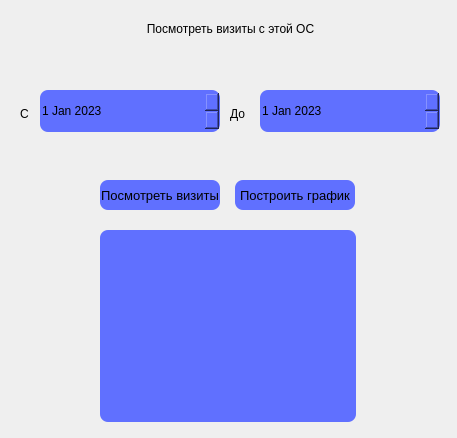
<?xml version="1.0" encoding="UTF-8"?>
<ui version="4.0">
 <class>Dialog</class>
 <widget class="QDialog" name="Dialog">
  <property name="geometry">
   <rect>
    <x>0</x>
    <y>0</y>
    <width>457</width>
    <height>438</height>
   </rect>
  </property>
  <property name="windowTitle">
   <string>Визиты</string>
  </property>
  <widget class="QDateEdit" name="dateEdit">
   <property name="geometry">
    <rect>
     <x>40</x>
     <y>90</y>
     <width>180</width>
     <height>42</height>
    </rect>
   </property>
   <property name="styleSheet">
    <string notr="true">background-color: rgb(96, 112, 255);
border-radius: 8px;</string>
   </property>
   <property name="date">
    <date>
     <year>2023</year>
     <month>1</month>
     <day>1</day>
    </date>
   </property>
  </widget>
  <widget class="QDateEdit" name="dateEdit_2">
   <property name="geometry">
    <rect>
     <x>260</x>
     <y>90</y>
     <width>180</width>
     <height>42</height>
    </rect>
   </property>
   <property name="styleSheet">
    <string notr="true">background-color: rgb(96, 112, 255);
border-radius: 8px;</string>
   </property>
   <property name="date">
    <date>
     <year>2023</year>
     <month>1</month>
     <day>1</day>
    </date>
   </property>
  </widget>
  <widget class="QLabel" name="label">
   <property name="geometry">
    <rect>
     <x>20</x>
     <y>105</y>
     <width>21</width>
     <height>18</height>
    </rect>
   </property>
   <property name="text">
    <string>С</string>
   </property>
  </widget>
  <widget class="QLabel" name="label_2">
   <property name="geometry">
    <rect>
     <x>230</x>
     <y>105</y>
     <width>21</width>
     <height>18</height>
    </rect>
   </property>
   <property name="text">
    <string>До</string>
   </property>
  </widget>
  <widget class="QLabel" name="label_3">
   <property name="geometry">
    <rect>
     <x>110</x>
     <y>20</y>
     <width>241</width>
     <height>18</height>
    </rect>
   </property>
   <property name="text">
    <string>Посмотреть визиты с этой ОС</string>
   </property>
   <property name="alignment">
    <set>Qt::AlignCenter</set>
   </property>
  </widget>
  <widget class="QLabel" name="label_4">
   <property name="geometry">
    <rect>
     <x>80</x>
     <y>50</y>
     <width>301</width>
     <height>18</height>
    </rect>
   </property>
   <property name="text">
    <string/>
   </property>
   <property name="alignment">
    <set>Qt::AlignCenter</set>
   </property>
  </widget>
  <widget class="QPushButton" name="pushButton_4">
   <property name="geometry">
    <rect>
     <x>100</x>
     <y>180</y>
     <width>120</width>
     <height>30</height>
    </rect>
   </property>
   <property name="sizePolicy">
    <sizepolicy hsizetype="Expanding" vsizetype="Fixed">
     <horstretch>0</horstretch>
     <verstretch>0</verstretch>
    </sizepolicy>
   </property>
   <property name="palette">
    <palette>
     <active>
      <colorrole role="Button">
       <brush brushstyle="SolidPattern">
        <color alpha="255">
         <red>96</red>
         <green>112</green>
         <blue>255</blue>
        </color>
       </brush>
      </colorrole>
      <colorrole role="Base">
       <brush brushstyle="SolidPattern">
        <color alpha="255">
         <red>96</red>
         <green>112</green>
         <blue>255</blue>
        </color>
       </brush>
      </colorrole>
      <colorrole role="Window">
       <brush brushstyle="SolidPattern">
        <color alpha="255">
         <red>96</red>
         <green>112</green>
         <blue>255</blue>
        </color>
       </brush>
      </colorrole>
     </active>
     <inactive>
      <colorrole role="Button">
       <brush brushstyle="SolidPattern">
        <color alpha="255">
         <red>96</red>
         <green>112</green>
         <blue>255</blue>
        </color>
       </brush>
      </colorrole>
      <colorrole role="Base">
       <brush brushstyle="SolidPattern">
        <color alpha="255">
         <red>96</red>
         <green>112</green>
         <blue>255</blue>
        </color>
       </brush>
      </colorrole>
      <colorrole role="Window">
       <brush brushstyle="SolidPattern">
        <color alpha="255">
         <red>96</red>
         <green>112</green>
         <blue>255</blue>
        </color>
       </brush>
      </colorrole>
     </inactive>
     <disabled>
      <colorrole role="Button">
       <brush brushstyle="SolidPattern">
        <color alpha="255">
         <red>96</red>
         <green>112</green>
         <blue>255</blue>
        </color>
       </brush>
      </colorrole>
      <colorrole role="Base">
       <brush brushstyle="SolidPattern">
        <color alpha="255">
         <red>96</red>
         <green>112</green>
         <blue>255</blue>
        </color>
       </brush>
      </colorrole>
      <colorrole role="Window">
       <brush brushstyle="SolidPattern">
        <color alpha="255">
         <red>96</red>
         <green>112</green>
         <blue>255</blue>
        </color>
       </brush>
      </colorrole>
     </disabled>
    </palette>
   </property>
   <property name="font">
    <font>
     <pointsize>10</pointsize>
    </font>
   </property>
   <property name="mouseTracking">
    <bool>false</bool>
   </property>
   <property name="styleSheet">
    <string notr="true">background-color: rgb(96, 112, 255);
border-radius: 8px;</string>
   </property>
   <property name="text">
    <string>Посмотреть визиты</string>
   </property>
   <property name="default">
    <bool>false</bool>
   </property>
   <property name="flat">
    <bool>false</bool>
   </property>
  </widget>
  <widget class="QListWidget" name="listWidget">
   <property name="geometry">
    <rect>
     <x>100</x>
     <y>230</y>
     <width>256</width>
     <height>192</height>
    </rect>
   </property>
   <property name="styleSheet">
    <string notr="true">QListWidget {
background-color: rgb(96, 112, 255);
border-radius: 8px;
}

 QScrollBar:vertical {
     border: 2px solid grey;
     background: rgb(96, 112, 255);
     width: 10px;
     margin: 22px 0 22px 0;
 }
 QScrollBar::handle:vertical {
     background: #32CC99;
     min-height: 20px;
 }
 QScrollBar::add-line:vertical {
     border: 2px solid grey;
     background: #32CC99;
     height: 20px;
     subcontrol-position: bottom;
     subcontrol-origin: margin;
 }

 QScrollBar::sub-line:vertical {
     border: 2px solid grey;
     background: #32CC99;
     height: 20px;
     subcontrol-position: top;
     subcontrol-origin: margin;
 }
 QScrollBar::up-arrow:vertical, QScrollBar::down-arrow:vertical {
     border: 2px solid grey;
     width: 3px;
     height: 3px;
     background: white;
 }

 QScrollBar::add-page:vertical, QScrollBar::sub-page:vertical {
     background: none;
 }

QScrollBar:horizontal {
    border: 2px solid grey;
    background: rgb(96, 112, 255);
    height: 10px;
    margin: 0px 20px 0 20px;
}
QScrollBar::handle:horizontal {
    background: #32CC99;
    min-width: 20px;
}

QScrollBar::add-line:horizontal {
    border: 2px solid grey;
    background: #32CC99;
    width: 20px;
    subcontrol-position: right;
    subcontrol-origin: margin;
}

QScrollBar::sub-line:horizontal {
    border: 2px solid grey;
    background: #32CC99;
    width: 20px;
    subcontrol-position: left;
    subcontrol-origin: margin;
}

QScrollBar:left-arrow:horizontal, QScrollBar::right-arrow:horizontal {
    border: 2px solid grey;
    width: 3px;
    height: 3px;
    background: white;
}

QScrollBar::add-page:horizontal, QScrollBar::sub-page:horizontal {
    background: none;
}</string>
   </property>
  </widget>
  <widget class="QPushButton" name="pushButton_5">
   <property name="geometry">
    <rect>
     <x>235</x>
     <y>180</y>
     <width>120</width>
     <height>30</height>
    </rect>
   </property>
   <property name="sizePolicy">
    <sizepolicy hsizetype="Expanding" vsizetype="Fixed">
     <horstretch>0</horstretch>
     <verstretch>0</verstretch>
    </sizepolicy>
   </property>
   <property name="palette">
    <palette>
     <active>
      <colorrole role="Button">
       <brush brushstyle="SolidPattern">
        <color alpha="255">
         <red>96</red>
         <green>112</green>
         <blue>255</blue>
        </color>
       </brush>
      </colorrole>
      <colorrole role="Base">
       <brush brushstyle="SolidPattern">
        <color alpha="255">
         <red>96</red>
         <green>112</green>
         <blue>255</blue>
        </color>
       </brush>
      </colorrole>
      <colorrole role="Window">
       <brush brushstyle="SolidPattern">
        <color alpha="255">
         <red>96</red>
         <green>112</green>
         <blue>255</blue>
        </color>
       </brush>
      </colorrole>
     </active>
     <inactive>
      <colorrole role="Button">
       <brush brushstyle="SolidPattern">
        <color alpha="255">
         <red>96</red>
         <green>112</green>
         <blue>255</blue>
        </color>
       </brush>
      </colorrole>
      <colorrole role="Base">
       <brush brushstyle="SolidPattern">
        <color alpha="255">
         <red>96</red>
         <green>112</green>
         <blue>255</blue>
        </color>
       </brush>
      </colorrole>
      <colorrole role="Window">
       <brush brushstyle="SolidPattern">
        <color alpha="255">
         <red>96</red>
         <green>112</green>
         <blue>255</blue>
        </color>
       </brush>
      </colorrole>
     </inactive>
     <disabled>
      <colorrole role="Button">
       <brush brushstyle="SolidPattern">
        <color alpha="255">
         <red>96</red>
         <green>112</green>
         <blue>255</blue>
        </color>
       </brush>
      </colorrole>
      <colorrole role="Base">
       <brush brushstyle="SolidPattern">
        <color alpha="255">
         <red>96</red>
         <green>112</green>
         <blue>255</blue>
        </color>
       </brush>
      </colorrole>
      <colorrole role="Window">
       <brush brushstyle="SolidPattern">
        <color alpha="255">
         <red>96</red>
         <green>112</green>
         <blue>255</blue>
        </color>
       </brush>
      </colorrole>
     </disabled>
    </palette>
   </property>
   <property name="font">
    <font>
     <pointsize>10</pointsize>
    </font>
   </property>
   <property name="mouseTracking">
    <bool>false</bool>
   </property>
   <property name="styleSheet">
    <string notr="true">background-color: rgb(96, 112, 255);
border-radius: 8px;</string>
   </property>
   <property name="text">
    <string>Построить график</string>
   </property>
   <property name="default">
    <bool>false</bool>
   </property>
   <property name="flat">
    <bool>false</bool>
   </property>
  </widget>
 </widget>
 <resources/>
 <connections/>
</ui>
